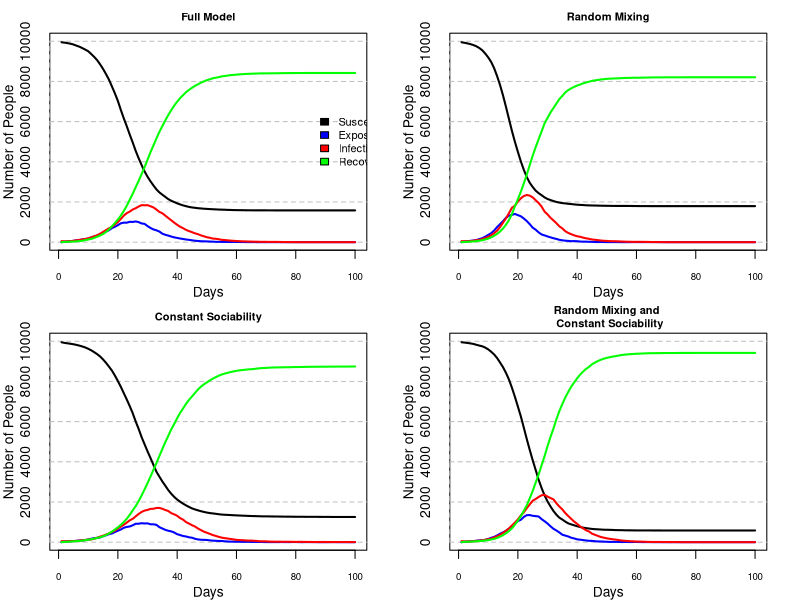

Recreate this plot in R.
### Naoise Daly s2848034, Todd House s2809867, Cordelia Bryant s2798199 ###

# Todd worked primarily on get.link and nseir, improving logic
# Naoise built much of the main code structure
# Cordelia built the core plotting functionality
# We all collectively debugged, reviewed each others sections, and made improvements

#https://github.com/Cordelia-Ann/stats_programming_autumn2025/tree/Naoise-branch/Group_Project_2

prob_of_link <- function(i, j, b, n_c ){
  ## the probability of person i and person j meeting 
  # b   - the sociability parameters for the whole population
  # i,j - locations of person i and person j in b
  #       (j can be a vector of people)
  # n_c - mean number of contacts per person
  n = length(b)# population size
  top = n_c*b[i]*b[j]
  bottom =  (n-1)*(mean(b)^2)
  top/bottom
}

get.net <- function(beta, nc=15){
  # Randomly creates a regular contact network from the sociabilitiy parameters
  # of the population
  # beta - sociability values for the whole population
  # nc   - average number of contacts per person
  #
  # returns: a list, network, where network[i] are the regular contacts of person i
  
  n <- length(beta) #size of the population
  network <- vector("list",n)
  
  #person i only considers the indices greater than i
  #this avoids both i and j considering i<->j  which would double the chance of 
  # a link being created
  for (i in 1:(n-1)){
    #omit people that already considered creating a link with i
    potential_contacts = (i+1):n
    #omit members of the same household, taking h from the outside environment
    same_household = which(h == h[i])
    potential_contacts = potential_contacts[!(potential_contacts %in% same_household) ]
    #get the chance of contact between i and the potential contacts
    # using their sociabilities
    chance_of_contact = prob_of_link(i, potential_contacts, beta, nc)
    # with that chance, i and j become regular contacts
    u <- runif(length(potential_contacts))
    contacts = potential_contacts[ u < chance_of_contact ]
    network[[i]] <- c( network[[i]], contacts  )
    # add person i into all of their contacts' contacts
    network[contacts] <- lapply(network[contacts], function(x) c(x, i) )
  }
  return( network )
}

nseir <- function(beta,h,alink,alpha=c(.1,.01,.01),delta=.2
                  ,gamma=.4,nc=15, nt = 100,pinf = .005){
  # Simulate the spread of an epidemic in a population under the SEIR model
  # beta  - a vector of sociability parameters for the whole population
  # h     - a vector of households where h[i] is the household of person i
  # alink - a list containing the regular contacts for each individual
  # alpha - the chance of an infectious person infecting a susceptible
  #          household member, regular contact, and person they randomly bump into,
  #          respectively
  # delta - the chance a person moves from Infectious to Recovered
  # gamma - the chance a person moves from Exposed to Infectious 
  # nc    - average number of regular contacts per person, used in random mixing
  # nt    - number of days to run the simulation for
  # pinf  - the proportion of the population that is Infectious initially
  #
  # Returns: a list with vectors S,E,I,R containing the containing the counts
  #         of people in each state each day, and a vector t storing the days
  
  n = length(beta) # population size
  S <- E <- I <- R <- rep(0, nt)
  # the state of each individual is recorded as 0/1/2/3 
  # encoding Susceptible/Exposed/Infectious/Recovered
  pop <- rep(0,n)
  # a random pinf proportion of the population start as infected,
  # the remainder are susceptible
  # if no-one starts out infected, this is a worthless simulation
  #so we hardcode at least one infection
  pop[sample(n, size = max(1, floor(n*pinf))) ] <- 2
  #record the first day
  S[1] <- sum(pop==0); I[1] <- sum(pop==2)
  # extract elements of alpha as explained above
  a_h <- alpha[1]; a_c <- alpha[2]; a_r <- alpha[3] 
  for (day in 2:nt){
    u <- runif(n)
    pop[ pop==2&u<delta ] <- 3 # Infectious -> Recovered
    pop[ pop==1&u<gamma ] <- 2 # Exposed -> Infectious
    
    currently_S <- which(pop==0); n_S <- length(currently_S)
    # each infectious person may infect the currently Susceptible
    for (infected in which(pop == 2)){
      u<- runif(n_S)
      #infects a susceptible person through random mixing
      # this chance of infection is the chance of meeting randomly times a_r
      pop[currently_S][ u<a_r*prob_of_link(infected, currently_S, beta, nc) ] <- 1
      #infects a susceptible member of their household
      pop[currently_S][ h[currently_S]==h[infected] & u<a_h ] <- 1
      #infects a susceptible regular contact
      pop[currently_S][ currently_S %in% alink[[infected]] & u<a_c ] <- 1
    }
    #record today's counts
    S[day] <- sum(pop==0); E[day] <- sum(pop==1)
    I[day] <- sum(pop==2); R[day] <- sum(pop==3)
  }
  return(list(S=S,E=E,I=I,R=R, t=1:nt))
}

plot_pop_change <- function(sim, pop_size, title="", show_legend = T){
  # Plots the number of people in each state S,E,I,R
  # over the course of the simulation
  # sim         - simulated output of nseir. a list with S,E,I,R,t each of length nt 
  #               storing the counts of people in each state for each day in t
  # pop_size    - the total population size
  # title       - a title for the plot
  # show_legend - include a legend or not
  # ...         - all other arguments are passed to plot

  #initialise an empty plot
  plot(NA,NA, type = "n", #show nothing yet
       xlim = range(sim$t), #days on X axis
       ylim = c(0,n), #number of people on the Y axis
       main = title,
       cex.main = .8, #reduce title size to 80%
       cex.axis = .7, #reduce axis label size to 70%
       xlab = "Days", 
       ylab = "Number of People",
       yaxt = "n" #dont add Y-ticks here-done below
  )
  #add dotted horizontal gridlines
  axis(2, tck = 1, lty = 2, col ="gray", gap.axis=1/4)
  # a colour for each state
  cols <-  c("black", "blue", "red", "green")
  states <- c("Susceptible", "Exposed", "Infectious", "Recovered")
  #draw a line of each state over time
  lines(sim$t, sim$S, lwd = 2, col = cols[1])
  lines(sim$t, sim$E, lwd = 2, col = cols[2])
  lines(sim$t, sim$I, lwd = 2, col = cols[3])
  lines(sim$t, sim$R, lwd = 2, col = cols[4])
  #add a legend
  legend(
    x = max(sim$t), y = n/2, # centre right
    xjust = .5, yjust = .5, # legend sits at the edge of the rhs
    legend = states, fill = cols,
    bty="n", #no box around the legend
    plot = show_legend, #show the legend on the plot or not
    cex = .8 #make the text smaller
  )
}


n =10000; h_max = 5 # maximum household size
#assign n people to households of sizes between 1-h_max
h = rep(1:n, times = sample(1:h_max, n, replace =TRUE))[1:n]
#randomly sample population sociability parameters
beta <- runif(n)
#create a regualar contacts network for this population
network <- get.net(beta)

#run 4 situations
#the full model has household, regular contacts and random mixing and there are
#different sociablility parameters for each person
realistic_mixing_variable_beta <- nseir(beta, h, network)
# the model with only random mixing but with a higher infection rate for random 
# mixing, again there are different sociablility parameters for each person
random_mixing_variable_beta <- nseir(beta, h, network, alpha=c(0,0,.04))
#now we assume the sociability parameters are a constant average value
beta_c <- rep(mean(beta), n)
# the model has household, regular contacts and random mixing but constant
# sociability
realistic_mixing_common_beta <- nseir(beta_c, h, network)
# the most simple model where there is only random mixing and constant sociability
random_mixing_common_beta <- nseir(beta_c, h, network, alpha=c(0,0,.04))

# save graphical state to reset it later
old_par <- par(no.readonly = TRUE) 
par(mfrow=c(2,2), #2x2 grid
  mar=c(3,3,2,2) # decrease the margins
  ,mgp=c(2,1,0) # bring axis labels closer to axes
)
#plot the 4 models for comparison
plot_pop_change(realistic_mixing_variable_beta, n,
                "Full Model")
#dont show the legends on the remaining plots
plot_pop_change(random_mixing_variable_beta, n, 
                "Random Mixing", F)
plot_pop_change(realistic_mixing_common_beta, n, 
                "Constant Sociability", F)
plot_pop_change(random_mixing_common_beta, n, 
                "Random Mixing and \n Constant Sociability", F)

par(old_par) # reset graphical state  


#The apparent effect of the household and network structure seems to be to smooth out
#the speed and intensity in which the disease propagates through the population.
#However, this could reasonably be attributed to the higher value for random mixing
#The relative size of people's households (at hmax=5) and networks (at nc=15)
#is a much smaller subset of the population that possible in random mixing.
#As a result, these social groups, despite higher infectiousness don't play as much
#of a role as the random mixing. Therefore when random mixing is made more infectious
#the disease is more aggressive, spikes higher and earlier than those that have
#these social networks considered and infectiousness broken up more across the three.




# If we run multiple simulation with the same parameters repeatedly we can 
# create confidence intervals on the counts per state each day.
# Simply get n simulations and go through each day and state, calculating upper 
# and lower quantiles for that state on that day from the n samples observed.
# the below function allows for that, and the function below it caters for 
# plotting such confidence intervals
# get_confidence_band_nseir <- function(n_reps, n_days, ...){
#   big_l <- list()
#   big_l$R <-  matrix(NA, nrow=n_reps, ncol=n_days)
#   big_l$S <- big_l$E <- big_l$I <- big_l$R
#   
#   for( i in 1:n_reps){
#     simu <- nseir(...)
#     big_l$S[i,] <- simu$S
#     big_l$E[i,] <- simu$E
#     big_l$I[i,] <- simu$I
#     big_l$R[i,] <- simu$R
#   }
#   
#   
#   simu_lower <- lapply(
#     big_l, 
#     function(state) {
#       apply(state, 2,
#             function(day_reps) quantile(day_reps,probs=c(.05))
#       )
#     }
#   )
#   simu_lower$t <- 1:n_days
#   
#   simu_upper <- lapply(
#     big_l, 
#     function(state) {
#       apply(state, 2,
#             function(day_reps) quantile(day_reps,probs=c(.95))
#       )
#     }
#   )
#   simu_upper$t<- 1:n_days
#   return( list(upper=simu_upper, lower = simu_lower) )
# }
# 
# plot_pop_change_bands <- function(simu_upper, simu_lower, pop_size){
#   
#   days = simu_upper$t
#   plot(NA,NA,
#        xlim=range(days),
#        ylim = c(0,pop_size),
#        type = "n", xlab = "Day", ylab = "N",
#        main = "Typical epidemic development"
#        #must put in a title
#   )
#   colours <-  c("black", "red", "blue", "purple")
#   #need to lower intensity/hue/strength of colours to see overlaps
#   states <- c("S", "E", "I", "R")
#   #doing them in different order as i want E and R on top
#   for (state in states[c(4,1,3,2)] ){
#     polygon(
#       x = c(days, rev(days)),
#       y = c(simu_lower[[state]], rev(simu_upper[[state]]) ),
#       col = colours[state==states]
#     )
#   }
#   legend(x=max(days), y = n/2,
#          legend = c("Susceptible", "Exposed", "Infectious", "Recovered"),
#          xjust = 1, yjust = .5,
#          fill = colours,
#          bty = "n"
#   )
# }
